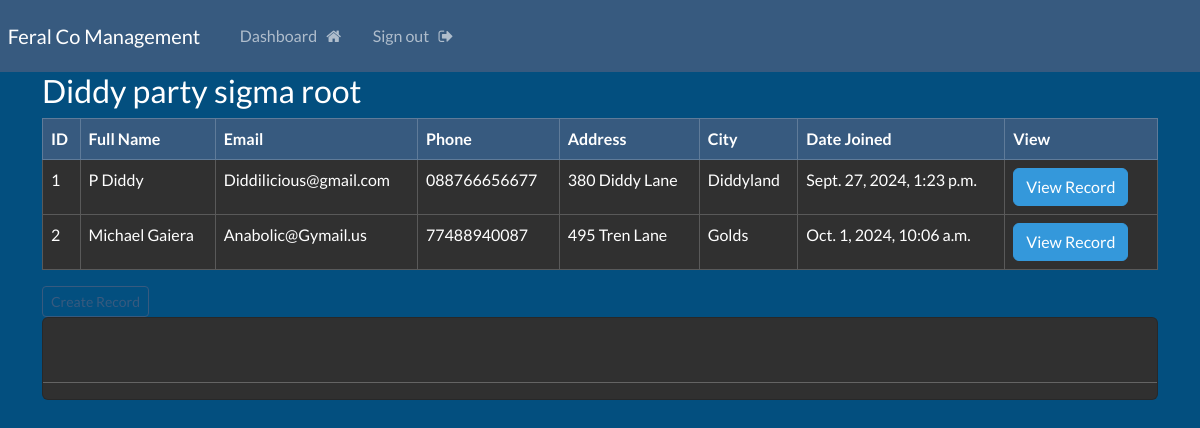
Page /dashboard (signed in) on the earlier database version.
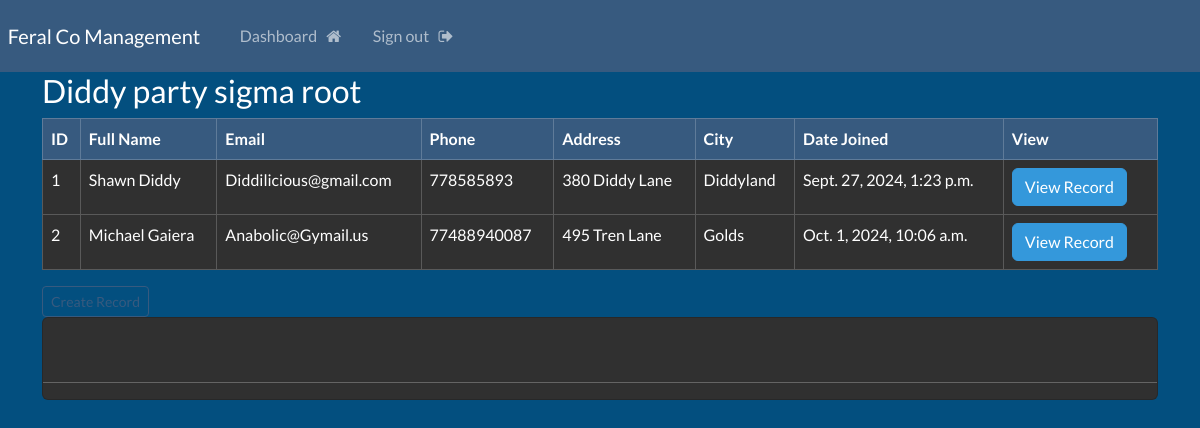
Same page on the later database version.
### website/models.py (models this page shows, shortened)
class Record(models.Model):
    creation_data = models.DateTimeField(auto_now_add= True)
    first_name = models.CharField(max_length = 100)
    last_name = models.CharField(max_length = 100)
    email = models.CharField(max_length= 255)
    phone = models.CharField(max_length= 20)
    address = models.CharField(max_length= 255)
    city = models.CharField(max_length= 255)

### website/views.py (the view)
# urls.py: path('dashboard', views.dashboard, name="dashboard"),
@login_required(login_url='my-login')
def dashboard(request):
    my_records = Record.objects.all()
    context = {'records': my_records}
    return render(request,'website/dashboard.html',context=context)

### website/templates/website/dashboard.html (shortened to what this page needs)
{% extends 'website/base.html' %}
{% load static %}
{% block content %}
    <h3> Diddy party sigma {{user}} </h3>
    <table class="table table-dark table-hover table-bordered">
        <thead class="table-primary">
            <tr>
                <th scope="col"> ID </th>
                <th scope="col"> Full Name </th>
                <th scope="col"> Email </th>
                <th scope="col"> Phone </th>
                <th scope="col"> Address </th>
                <th scope="col"> City </th>
                <th scope="col"> Date Joined </th>
                <th scope="col"> View </th>
            </thead>
            <tbody>
            {% if records %}
                {%  for record in records %}
                <tr>
                    <td> {{record.id}} </td>
                    <td> {{record.first_name}} {{record.last_name}} </td>
                    <td> {{record.email}} </td>
                    <td> {{record.phone}} </td>
                    <td> {{record.address}} </td>
                    <td> {{record.city}} </td>
                    <td> {{record.creation_data}} </td>
                    <td> <a href="{% url 'record' record.id %}" class = "btn btn-info"> View Record </a> &nbsp;
                     </td>
                </tr>
                {% endfor %}
            {% endif %}
            </tbody>
        </table>
        <a class="btn btn-outline-primary btn-sm" href="{% url 'create-record' %}">
            Create Record
        </a>
        <div class="card">
            <strong>
                <br>
            </strong>
            <hr>
{% endblock %}

Differences in the rows shown:
changed Record "Diddy": first_name "P" → "Shawn"; phone "088766656677" → "778585893"
